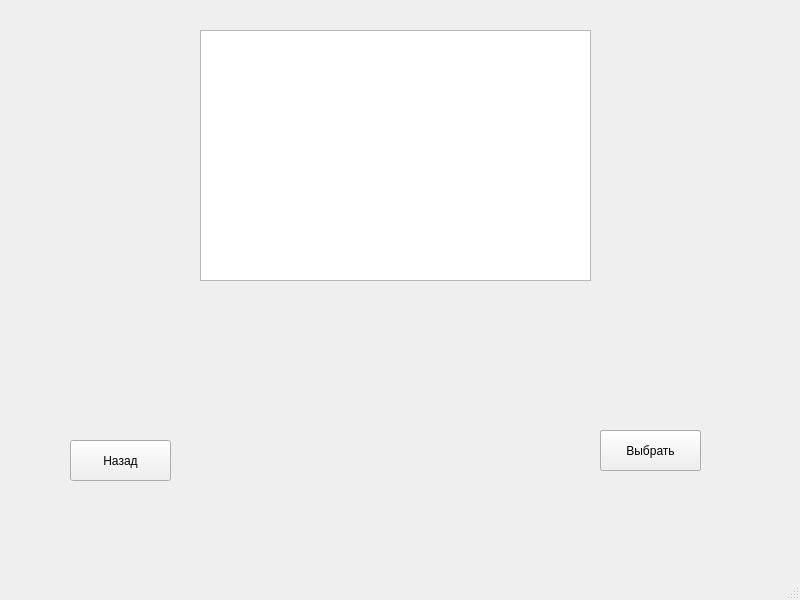
<?xml version="1.0" encoding="UTF-8"?>
<ui version="4.0">
 <class>MainWindow</class>
 <widget class="QMainWindow" name="MainWindow">
  <property name="geometry">
   <rect>
    <x>0</x>
    <y>0</y>
    <width>800</width>
    <height>600</height>
   </rect>
  </property>
  <property name="windowTitle">
   <string>MainWindow</string>
  </property>
  <widget class="QWidget" name="centralwidget">
   <widget class="QTableView" name="tvMain">
    <property name="geometry">
     <rect>
      <x>200</x>
      <y>30</y>
      <width>391</width>
      <height>251</height>
     </rect>
    </property>
   </widget>
   <widget class="QPushButton" name="btn_next">
    <property name="geometry">
     <rect>
      <x>600</x>
      <y>430</y>
      <width>101</width>
      <height>41</height>
     </rect>
    </property>
    <property name="text">
     <string>Далее</string>
    </property>
   </widget>
   <widget class="QPushButton" name="btn_back">
    <property name="geometry">
     <rect>
      <x>70</x>
      <y>440</y>
      <width>101</width>
      <height>41</height>
     </rect>
    </property>
    <property name="text">
     <string>Назад</string>
    </property>
   </widget>
   <widget class="QPushButton" name="btn_choice">
    <property name="geometry">
     <rect>
      <x>600</x>
      <y>430</y>
      <width>101</width>
      <height>41</height>
     </rect>
    </property>
    <property name="text">
     <string>Выбрать</string>
    </property>
   </widget>
  </widget>
  <widget class="QMenuBar" name="menubar">
   <property name="geometry">
    <rect>
     <x>0</x>
     <y>0</y>
     <width>800</width>
     <height>21</height>
    </rect>
   </property>
  </widget>
  <widget class="QStatusBar" name="statusbar"/>
 </widget>
 <resources/>
 <connections/>
</ui>
